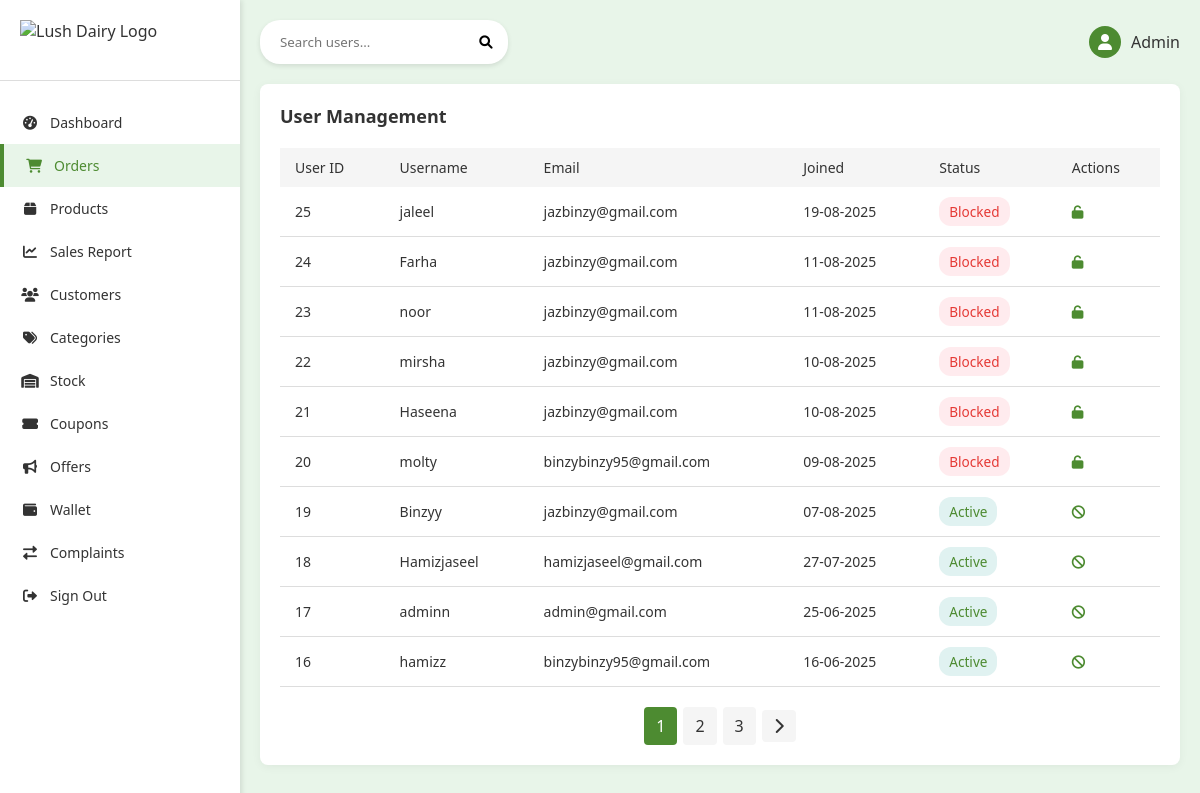
The page /accounts/users/ (signed in) on the database as committed earlier.
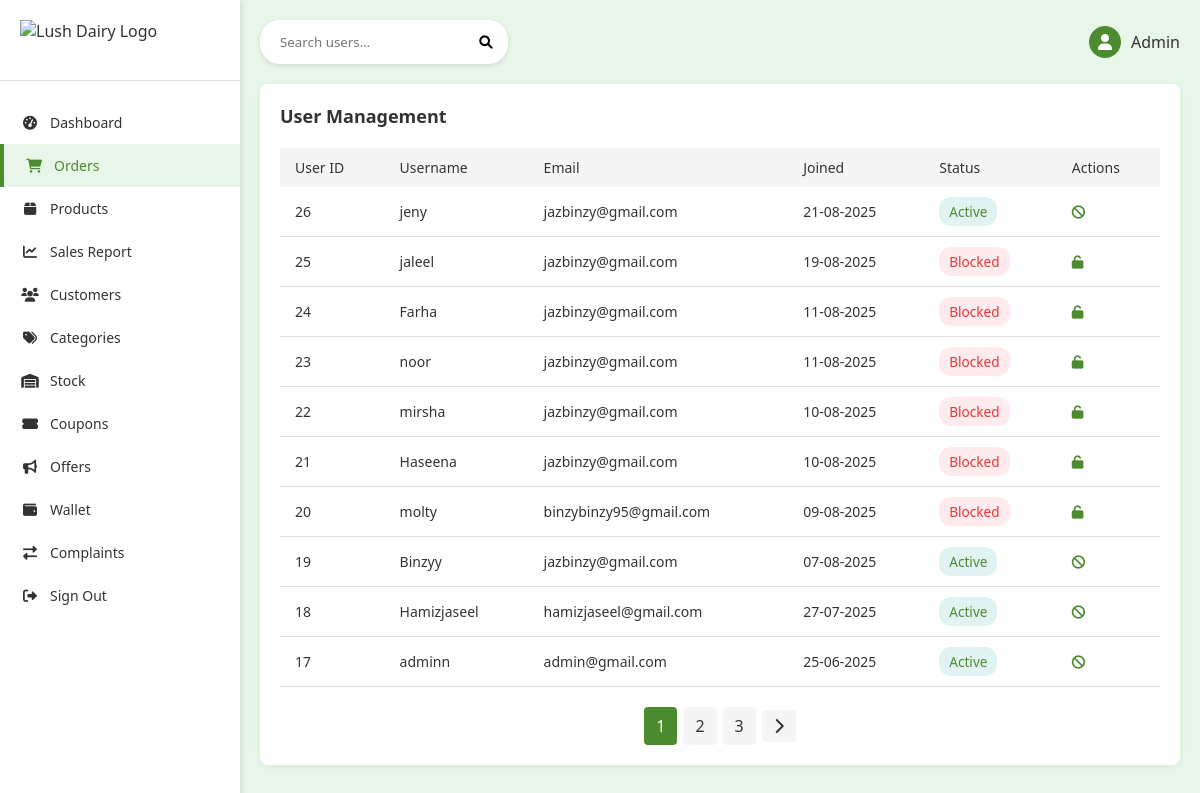
The same page on the database as committed later.
### accounts/models.py (models this page shows, shortened)
class CustomUser(AbstractUser):
    is_user = models.BooleanField(default=False)
    is_panel_staff = models.BooleanField(default=False)
    referral_code = models.CharField(max_length=10, unique=True, blank=True, null=True)
    referred_by = models.ForeignKey(
        "self", null=True, blank=True, on_delete=models.SET_NULL
    )
    is_admin_user = models.BooleanField(default=False)
    is_blocked = models.BooleanField(default=False)
    created_at = models.DateTimeField(default=timezone.now)
    mobile = models.CharField(max_length=15, blank=True)
    profile_image = models.ImageField(
        upload_to="profiles/", default="profiles/default.jpeg"
    )
    bio = models.TextField(blank=True)
    pending_email = models.EmailField(blank=True, null=True)
    email_otp = models.CharField(max_length=6, blank=True, null=True)
    email_verified = models.BooleanField(default=False)

### accounts/views.py (the view)
# urls.py: path("accounts/users/", views.user_list, name="user_list"),
@never_cache
@login_required
def user_list(request):
    query = request.GET.get("q", "")
    page_number = request.GET.get("page", 1)
    users = CustomUser.objects.filter(
        Q(username__icontains=query)
        | Q(email__icontains=query)
        | Q(first_name__icontains=query)
        | Q(last_name__icontains=query)
    ).order_by("-created_at")
    paginator = Paginator(users, 10)
    page_obj = paginator.get_page(page_number)
    context = {
        "query": query,
        "page_obj": page_obj,
    }
    return render(request, "admin_panel/user_list.html", context)

### templates/admin_panel/user_list.html (shortened to what the changed rows need)
{% extends 'admin_panel/base.html' %}
{% load static %}
{% block content %}
    <!DOCTYPE html>
    <html lang="en">
        <head>
            <link href="https://cdnjs.cloudflare.com/ajax/libs/font-awesome/6.0.0-beta3/css/all.min.css"
                  rel="stylesheet">
        </head>
        <body>
            <div class="container">
                <div class="main-content">
                    <div class="users-section">
                        <h2 class="section-title">User Management</h2>
                        {% if page_obj %}
                            <table class="users-table">
                                <thead>
                                    <tr>
                                        <th>User ID</th>
                                        <th>Username</th>
                                        <th>Email</th>
                                        <th>Joined</th>
                                        <th>Status</th>
                                        <th>Actions</th>
                                    </tr>
                                </thead>
                                <tbody>
                                    {% for user in page_obj %}
                                        <tr>
                                            <td>{{ user.id }}</td>
                                            <td>{{ user.username }}</td>
                                            <td>{{ user.email }}</td>
                                            <td>{{ user.date_joined|date:"d-m-Y" }}</td>
                                            <td>
                                                <span class="{% if user.is_blocked %}status-blocked{% else %}status-active{% endif %}">
                                                    {% if user.is_blocked %}
                                                        Blocked
                                                    {% else %}
                                                        Active
                                                    {% endif %}
                                                </span>
                                            </td>
                                            <td>
                                                <form method="post"
                                                      action="{% url 'admin_panel:toggle_block_user' user.id %}"
                                                      onsubmit="return confirm('Are you sure?');">
                                                    <button type="submit" class="action-btn">
                                                        {% if user.is_blocked %}
                                                            <i class="fas fa-unlock"></i>
                                                        {% else %}
                                                            <i class="fas fa-ban"></i>
                                                        {% endif %}
                                                    </button>
                                                </form>
                                            </td>
                                        </tr>
                                    {% endfor %}
                                </tbody>
                            </table>
                            <div class="pagination">
                                {% for num in page_obj.paginator.page_range %}
                                    {% if page_obj.number == num %}
                                        <span class="current">{{ num }}</span>
                                    {% elif num > page_obj.number|add:'-3' and num < page_obj.number|add:'3' %}
                                        <a href="?q={{ request.GET.q }}&page={{ num }}">{{ num }}</a>
                                    {% endif %}
                                {% endfor %}
                                {% if page_obj.has_next %}
                                    <a href="?q={{ request.GET.q }}&page={{ page_obj.next_page_number }}"><i class="fas fa-chevron-right"></i></a>
                                {% endif %}
                            </div>
                        {% else %}
                            <div class="empty-state">
                                <p>No users found.</p>
                                <a href="#" class="btn btn-primary">Add your first user</a>
                            </div>
                        {% endif %}
                    </div>
                </div>
            </div>
        </body>
    </html>
{% endblock %}

Rows that differ between the two databases and show on the page:
no longer on this page (row unchanged): CustomUser: id "16", username "hamizz", email "binzybinzy95@gmail.com", date_joined "16-06-2025", is_blocked "Active"
added CustomUser: id "26", username "jeny", email "jazbinzy@gmail.com", date_joined "21-08-2025", is_blocked "Active"
